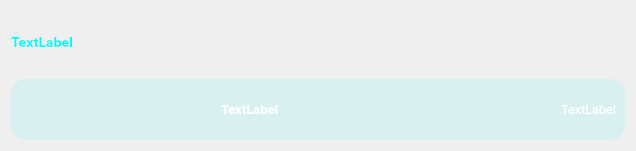
<?xml version="1.0" encoding="UTF-8"?>
<ui version="4.0">
 <class>NotificationWidget</class>
 <widget class="QWidget" name="NotificationWidget">
  <property name="geometry">
   <rect>
    <x>0</x>
    <y>0</y>
    <width>636</width>
    <height>151</height>
   </rect>
  </property>
  <property name="windowTitle">
   <string>Form</string>
  </property>
  <property name="styleSheet">
   <string notr="true"/>
  </property>
  <layout class="QGridLayout" name="gridLayout">
   <item row="0" column="0">
    <widget class="QLabel" name="dateLabel">
     <property name="font">
      <font>
       <family>Inter</family>
       <pointsize>10</pointsize>
       <bold>true</bold>
      </font>
     </property>
     <property name="styleSheet">
      <string notr="true">color: #01FDF5;</string>
     </property>
     <property name="text">
      <string>TextLabel</string>
     </property>
    </widget>
   </item>
   <item row="1" column="0">
    <widget class="QFrame" name="frame">
     <property name="styleSheet">
      <string notr="true">background-color: rgba(1, 253, 245, 0.1); /* 10% opacity */
    border-radius: 15px;</string>
     </property>
     <property name="frameShape">
      <enum>QFrame::StyledPanel</enum>
     </property>
     <property name="frameShadow">
      <enum>QFrame::Raised</enum>
     </property>
     <layout class="QGridLayout" name="gridLayout_2">
      <item row="0" column="4">
       <widget class="QLabel" name="timeLabel">
        <property name="font">
         <font>
          <family>Inter</family>
          <pointsize>9</pointsize>
         </font>
        </property>
        <property name="layoutDirection">
         <enum>Qt::LeftToRight</enum>
        </property>
        <property name="styleSheet">
         <string notr="true">background-color: transparent;
color: white;</string>
        </property>
        <property name="text">
         <string>TextLabel</string>
        </property>
        <property name="alignment">
         <set>Qt::AlignRight|Qt::AlignTrailing|Qt::AlignVCenter</set>
        </property>
       </widget>
      </item>
      <item row="0" column="0" alignment="Qt::AlignLeft">
       <widget class="QPushButton" name="pushButton">
        <property name="sizePolicy">
         <sizepolicy hsizetype="Minimum" vsizetype="Fixed">
          <horstretch>0</horstretch>
          <verstretch>0</verstretch>
         </sizepolicy>
        </property>
        <property name="styleSheet">
         <string notr="true">background-color: transparent;</string>
        </property>
        <property name="text">
         <string/>
        </property>
        <property name="icon">
         <iconset resource="CalendarNotifications.qrc">
          <normaloff>:/CalendarNotifications/triReversedButton.png</normaloff>:/CalendarNotifications/triReversedButton.png</iconset>
        </property>
        <property name="iconSize">
         <size>
          <width>30</width>
          <height>30</height>
         </size>
        </property>
        <property name="shortcut">
         <string notr="true"/>
        </property>
        <property name="autoRepeatDelay">
         <number>300</number>
        </property>
        <property name="flat">
         <bool>true</bool>
        </property>
       </widget>
      </item>
      <item row="0" column="1">
       <widget class="QLabel" name="textLabel">
        <property name="font">
         <font>
          <family>Inter</family>
          <pointsize>9</pointsize>
          <bold>true</bold>
         </font>
        </property>
        <property name="styleSheet">
         <string notr="true">background-color: transparent;
color: white;</string>
        </property>
        <property name="text">
         <string>TextLabel</string>
        </property>
       </widget>
      </item>
     </layout>
    </widget>
   </item>
  </layout>
  <zorder>frame</zorder>
  <zorder>dateLabel</zorder>
 </widget>
 <resources>
  <include location="CalendarNotifications.qrc"/>
 </resources>
 <connections/>
</ui>
